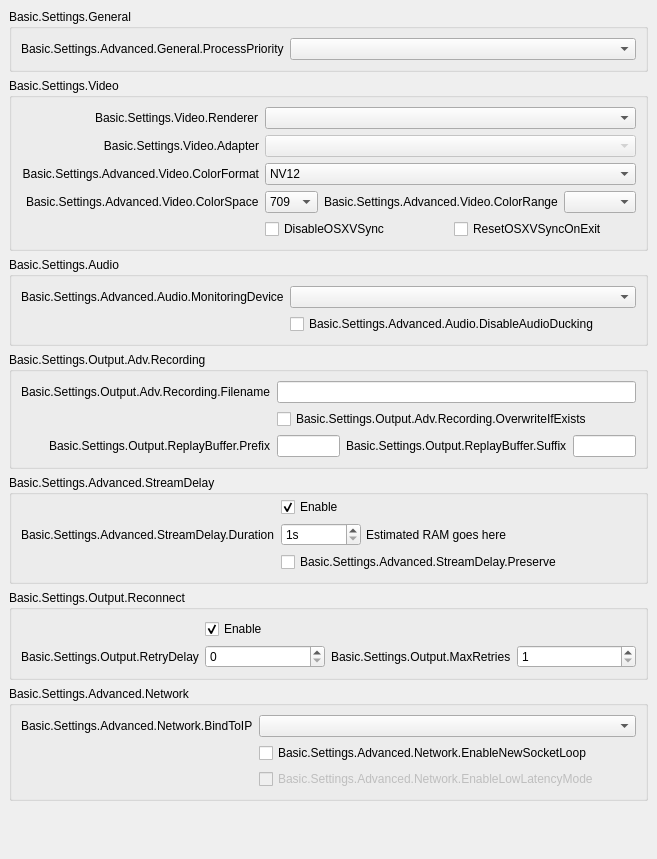
           <widget class="QWidget" name="scrollAreaWidgetContents">
            <property name="geometry">
             <rect>
              <x>0</x>
              <y>0</y>
              <width>657</width>
              <height>748</height>
             </rect>
            </property>
            <layout class="QVBoxLayout" name="verticalLayout_16">
             <property name="leftMargin">
              <number>0</number>
             </property>
             <property name="topMargin">
              <number>0</number>
             </property>
             <property name="rightMargin">
              <number>0</number>
             </property>
             <property name="bottomMargin">
              <number>9</number>
             </property>
             <item alignment="Qt::AlignTop">
              <widget class="QWidget" name="widget_11" native="true">
               <layout class="QVBoxLayout" name="verticalLayout_17">
                <item>
                 <widget class="QGroupBox" name="advancedGeneralGroupBox">
                  <property name="title">
                   <string>Basic.Settings.General</string>
                  </property>
                  <layout class="QFormLayout" name="formLayout_22">
                   <property name="fieldGrowthPolicy">
                    <enum>QFormLayout::AllNonFixedFieldsGrow</enum>
                   </property>
                   <item row="0" column="0">
                    <widget class="QLabel" name="processPriorityLabel">
                     <property name="text">
                      <string>Basic.Settings.Advanced.General.ProcessPriority</string>
                     </property>
                     <property name="buddy">
                      <cstring>processPriority</cstring>
                     </property>
                    </widget>
                   </item>
                   <item row="0" column="1">
                    <widget class="QComboBox" name="processPriority"/>
                   </item>
                  </layout>
                 </widget>
                </item>
                <item>
                 <widget class="QGroupBox" name="advancedVideoContainer">
                  <property name="title">
                   <string>Basic.Settings.Video</string>
                  </property>
                  <layout class="QFormLayout" name="formLayout_14">
                   <property name="fieldGrowthPolicy">
                    <enum>QFormLayout::AllNonFixedFieldsGrow</enum>
                   </property>
                   <property name="labelAlignment">
                    <set>Qt::AlignRight|Qt::AlignTrailing|Qt::AlignVCenter</set>
                   </property>
                   <item row="0" column="0">
                    <widget class="QLabel" name="rendererLabel">
                     <property name="text">
                      <string>Basic.Settings.Video.Renderer</string>
                     </property>
                     <property name="buddy">
                      <cstring>renderer</cstring>
                     </property>
                    </widget>
                   </item>
                   <item row="0" column="1">
                    <widget class="QComboBox" name="renderer">
                     <property name="currentText">
                      <string notr="true"/>
                     </property>
                    </widget>
                   </item>
                   <item row="1" column="0">
                    <widget class="QLabel" name="adapterLabel">
                     <property name="text">
                      <string>Basic.Settings.Video.Adapter</string>
                     </property>
                     <property name="alignment">
                      <set>Qt::AlignRight|Qt::AlignTrailing|Qt::AlignVCenter</set>
                     </property>
                     <property name="buddy">
                      <cstring>adapter</cstring>
                     </property>
                    </widget>
                   </item>
                   <item row="1" column="1">
                    <widget class="QComboBox" name="adapter">
                     <property name="enabled">
                      <bool>false</bool>
                     </property>
                     <property name="currentText">
                      <string notr="true"/>
                     </property>
                    </widget>
                   </item>
                   <item row="2" column="0">
                    <widget class="QLabel" name="label_30">
                     <property name="minimumSize">
                      <size>
                       <width>0</width>
                       <height>0</height>
                      </size>
                     </property>
                     <property name="text">
                      <string>Basic.Settings.Advanced.Video.ColorFormat</string>
                     </property>
                     <property name="alignment">
                      <set>Qt::AlignRight|Qt::AlignTrailing|Qt::AlignVCenter</set>
                     </property>
                     <property name="buddy">
                      <cstring>colorFormat</cstring>
                     </property>
                    </widget>
                   </item>
                   <item row="2" column="1">
                    <widget class="QComboBox" name="colorFormat">
                     <item>
                      <property name="text">
                       <string notr="true">NV12</string>
                      </property>
                     </item>
                     <item>
                      <property name="text">
                       <string notr="true">I420</string>
                      </property>
                     </item>
                     <item>
                      <property name="text">
                       <string>I444</string>
                      </property>
                     </item>
                     <item>
                      <property name="text">
                       <string notr="true">RGB</string>
                      </property>
                     </item>
                    </widget>
                   </item>
                   <item row="4" column="1">
                    <layout class="QHBoxLayout" name="horizontalLayout_18">
                     <property name="leftMargin">
                      <number>0</number>
                     </property>
                     <property name="topMargin">
                      <number>0</number>
                     </property>
                     <property name="rightMargin">
                      <number>0</number>
                     </property>
                     <property name="bottomMargin">
                      <number>0</number>
                     </property>
                     <item>
                      <widget class="QCheckBox" name="disableOSXVSync">
                       <property name="text">
                        <string>DisableOSXVSync</string>
                       </property>
                      </widget>
                     </item>
                     <item>
                      <widget class="QCheckBox" name="resetOSXVSync">
                       <property name="text">
                        <string>ResetOSXVSyncOnExit</string>
                       </property>
                      </widget>
                     </item>
                    </layout>
                   </item>
                   <item row="3" column="1">
                    <layout class="QHBoxLayout" name="horizontalLayout_20">
                     <property name="leftMargin">
                      <number>0</number>
                     </property>
                     <property name="topMargin">
                      <number>0</number>
                     </property>
                     <property name="rightMargin">
                      <number>0</number>
                     </property>
                     <property name="bottomMargin">
                      <number>0</number>
                     </property>
                     <item>
                      <widget class="QComboBox" name="colorSpace">
                       <item>
                        <property name="text">
                         <string notr="true">709</string>
                        </property>
                       </item>
                       <item>
                        <property name="text">
                         <string notr="true">601</string>
                        </property>
                       </item>
                      </widget>
                     </item>
                     <item>
                      <widget class="QLabel" name="label_34">
                       <property name="sizePolicy">
                        <sizepolicy hsizetype="Maximum" vsizetype="Preferred">
                         <horstretch>0</horstretch>
                         <verstretch>0</verstretch>
                        </sizepolicy>
                       </property>
                       <property name="text">
                        <string>Basic.Settings.Advanced.Video.ColorRange</string>
                       </property>
                       <property name="buddy">
                        <cstring>colorRange</cstring>
                       </property>
                      </widget>
                     </item>
                     <item>
                      <widget class="QComboBox" name="colorRange"/>
                     </item>
                    </layout>
                   </item>
                   <item row="3" column="0">
                    <widget class="QLabel" name="label_33">
                     <property name="text">
                      <string>Basic.Settings.Advanced.Video.ColorSpace</string>
                     </property>
                     <property name="buddy">
                      <cstring>colorSpace</cstring>
                     </property>
                    </widget>
                   </item>
                  </layout>
                 </widget>
                </item>
                <item>
                 <widget class="QGroupBox" name="advAudioGroupBox">
                  <property name="title">
                   <string>Basic.Settings.Audio</string>
                  </property>
                  <layout class="QFormLayout" name="formLayout_27">
                   <property name="fieldGrowthPolicy">
                    <enum>QFormLayout::AllNonFixedFieldsGrow</enum>
                   </property>
                   <item row="0" column="0">
                    <widget class="QLabel" name="monitoringDeviceLabel">
                     <property name="text">
                      <string>Basic.Settings.Advanced.Audio.MonitoringDevice</string>
                     </property>
                     <property name="buddy">
                      <cstring>monitoringDevice</cstring>
                     </property>
                    </widget>
                   </item>
                   <item row="0" column="1">
                    <widget class="QComboBox" name="monitoringDevice"/>
                   </item>
                   <item row="1" column="1">
                    <widget class="QCheckBox" name="disableAudioDucking">
                     <property name="text">
                      <string>Basic.Settings.Advanced.Audio.DisableAudioDucking</string>
                     </property>
                    </widget>
                   </item>
                  </layout>
                 </widget>
                </item>
                <item>
                 <widget class="QGroupBox" name="groupBox_6">
                  <property name="title">
                   <string>Basic.Settings.Output.Adv.Recording</string>
                  </property>
                  <layout class="QFormLayout" name="formLayout_17">
                   <property name="fieldGrowthPolicy">
                    <enum>QFormLayout::AllNonFixedFieldsGrow</enum>
                   </property>
                   <property name="labelAlignment">
                    <set>Qt::AlignRight|Qt::AlignTrailing|Qt::AlignVCenter</set>
                   </property>
                   <item row="0" column="0">
                    <widget class="QLabel" name="label_7">
                     <property name="text">
                      <string>Basic.Settings.Output.Adv.Recording.Filename</string>
                     </property>
                     <property name="buddy">
                      <cstring>filenameFormatting</cstring>
                     </property>
                    </widget>
                   </item>
                   <item row="0" column="1">
                    <widget class="QLineEdit" name="filenameFormatting"/>
                   </item>
                   <item row="1" column="1">
                    <widget class="QCheckBox" name="overwriteIfExists">
                     <property name="text">
                      <string>Basic.Settings.Output.Adv.Recording.OverwriteIfExists</string>
                     </property>
                    </widget>
                   </item>
                   <item row="2" column="1">
                    <layout class="QHBoxLayout" name="horizontalLayout_14">
                     <property name="leftMargin">
                      <number>0</number>
                     </property>
                     <property name="topMargin">
                      <number>0</number>
                     </property>
                     <property name="rightMargin">
                      <number>0</number>
                     </property>
                     <property name="bottomMargin">
                      <number>0</number>
                     </property>
                     <item>
                      <widget class="QLineEdit" name="simpleRBPrefix"/>
                     </item>
                     <item>
                      <widget class="QLabel" name="label_58">
                       <property name="text">
                        <string>Basic.Settings.Output.ReplayBuffer.Suffix</string>
                       </property>
                       <property name="buddy">
                        <cstring>simpleRBSuffix</cstring>
                       </property>
                      </widget>
                     </item>
                     <item>
                      <widget class="QLineEdit" name="simpleRBSuffix"/>
                     </item>
                    </layout>
                   </item>
                   <item row="2" column="0">
                    <widget class="QLabel" name="label_57">
                     <property name="text">
                      <string>Basic.Settings.Output.ReplayBuffer.Prefix</string>
                     </property>
                     <property name="buddy">
                      <cstring>simpleRBPrefix</cstring>
                     </property>
                    </widget>
                   </item>
                  </layout>
                 </widget>
                </item>
                <item>
                 <widget class="QGroupBox" name="groupBox_5">
                  <property name="title">
                   <string>Basic.Settings.Advanced.StreamDelay</string>
                  </property>
                  <layout class="QFormLayout" name="formLayout_18">
                   <property name="fieldGrowthPolicy">
                    <enum>QFormLayout::AllNonFixedFieldsGrow</enum>
                   </property>
                   <property name="topMargin">
                    <number>2</number>
                   </property>
                   <item row="1" column="0">
                    <widget class="QLabel" name="label_56">
                     <property name="text">
                      <string>Basic.Settings.Advanced.StreamDelay.Duration</string>
                     </property>
                     <property name="buddy">
                      <cstring>streamDelaySec</cstring>
                     </property>
                    </widget>
                   </item>
                   <item row="1" column="1">
                    <widget class="QWidget" name="widget_12" native="true">
                     <property name="enabled">
                      <bool>true</bool>
                     </property>
                     <layout class="QHBoxLayout" name="horizontalLayout_13">
                      <property name="spacing">
                       <number>5</number>
                      </property>
                      <property name="leftMargin">
                       <number>0</number>
                      </property>
                      <property name="topMargin">
                       <number>0</number>
                      </property>
                      <property name="rightMargin">
                       <number>0</number>
                      </property>
                      <property name="bottomMargin">
                       <number>0</number>
                      </property>
                      <item>
                       <widget class="QSpinBox" name="streamDelaySec">
                        <property name="enabled">
                         <bool>true</bool>
                        </property>
                        <property name="sizePolicy">
                         <sizepolicy hsizetype="Maximum" vsizetype="Fixed">
                          <horstretch>0</horstretch>
                          <verstretch>0</verstretch>
                         </sizepolicy>
                        </property>
                        <property name="minimumSize">
                         <size>
                          <width>80</width>
                          <height>0</height>
                         </size>
                        </property>
                        <property name="suffix">
                         <string notr="true">s</string>
                        </property>
                        <property name="minimum">
                         <number>1</number>
                        </property>
                        <property name="maximum">
                         <number>1800</number>
                        </property>
                       </widget>
                      </item>
                      <item>
                       <widget class="QLabel" name="streamDelayInfo">
                        <property name="text">
                         <string notr="true">Estimated RAM goes here</string>
                        </property>
                       </widget>
                      </item>
                     </layout>
                    </widget>
                   </item>
                   <item row="2" column="1">
                    <widget class="QCheckBox" name="streamDelayPreserve">
                     <property name="text">
                      <string>Basic.Settings.Advanced.StreamDelay.Preserve</string>
                     </property>
                    </widget>
                   </item>
                   <item row="0" column="1">
                    <widget class="QCheckBox" name="streamDelayEnable">
                     <property name="text">
                      <string>Enable</string>
                     </property>
                     <property name="checked">
                      <bool>true</bool>
                     </property>
                    </widget>
                   </item>
                  </layout>
                 </widget>
                </item>
                <item>
                 <widget class="QGroupBox" name="groupBox_7">
                  <property name="title">
                   <string>Basic.Settings.Output.Reconnect</string>
                  </property>
                  <layout class="QFormLayout" name="formLayout_19">
                   <property name="fieldGrowthPolicy">
                    <enum>QFormLayout::AllNonFixedFieldsGrow</enum>
                   </property>
                   <item row="0" column="1">
                    <widget class="QCheckBox" name="reconnectEnable">
                     <property name="text">
                      <string>Enable</string>
                     </property>
                     <property name="checked">
                      <bool>true</bool>
                     </property>
                    </widget>
                   </item>
                   <item row="1" column="1">
                    <layout class="QHBoxLayout" name="horizontalLayout_19">
                     <property name="leftMargin">
                      <number>0</number>
                     </property>
                     <property name="topMargin">
                      <number>0</number>
                     </property>
                     <property name="rightMargin">
                      <number>0</number>
                     </property>
                     <property name="bottomMargin">
                      <number>0</number>
                     </property>
                     <item>
                      <widget class="QSpinBox" name="reconnectRetryDelay">
                       <property name="maximum">
                        <number>30</number>
                       </property>
                      </widget>
                     </item>
                     <item>
                      <widget class="QLabel" name="label_22">
                       <property name="sizePolicy">
                        <sizepolicy hsizetype="Maximum" vsizetype="Preferred">
                         <horstretch>0</horstretch>
                         <verstretch>0</verstretch>
                        </sizepolicy>
                       </property>
                       <property name="text">
                        <string>Basic.Settings.Output.MaxRetries</string>
                       </property>
                       <property name="buddy">
                        <cstring>reconnectMaxRetries</cstring>
                       </property>
                      </widget>
                     </item>
                     <item>
                      <widget class="QSpinBox" name="reconnectMaxRetries">
                       <property name="minimum">
                        <number>1</number>
                       </property>
                       <property name="maximum">
                        <number>10000</number>
                       </property>
                      </widget>
                     </item>
                    </layout>
                   </item>
                   <item row="1" column="0">
                    <widget class="QLabel" name="label_17">
                     <property name="text">
                      <string>Basic.Settings.Output.RetryDelay</string>
                     </property>
                     <property name="buddy">
                      <cstring>reconnectRetryDelay</cstring>
                     </property>
                    </widget>
                   </item>
                  </layout>
                 </widget>
                </item>
                <item>
                 <widget class="QGroupBox" name="advNetworkGroupBox">
                  <property name="title">
                   <string>Basic.Settings.Advanced.Network</string>
                  </property>
                  <layout class="QFormLayout" name="formLayout_23">
                   <property name="fieldGrowthPolicy">
                    <enum>QFormLayout::AllNonFixedFieldsGrow</enum>
                   </property>
                   <item row="0" column="1">
                    <widget class="QComboBox" name="bindToIP"/>
                   </item>
                   <item row="0" column="0">
                    <widget class="QLabel" name="label_27">
                     <property name="text">
                      <string>Basic.Settings.Advanced.Network.BindToIP</string>
                     </property>
                     <property name="buddy">
                      <cstring>bindToIP</cstring>
                     </property>
                    </widget>
                   </item>
                   <item row="1" column="1">
                    <widget class="QCheckBox" name="enableNewSocketLoop">
                     <property name="text">
                      <string>Basic.Settings.Advanced.Network.EnableNewSocketLoop</string>
                     </property>
                    </widget>
                   </item>
                   <item row="2" column="1">
                    <widget class="QCheckBox" name="enableLowLatencyMode">
                     <property name="enabled">
                      <bool>false</bool>
                     </property>
                     <property name="text">
                      <string>Basic.Settings.Advanced.Network.EnableLowLatencyMode</string>
                     </property>
                    </widget>
                   </item>
                  </layout>
                 </widget>
                </item>
                <item>
                 <widget class="QLabel" name="advancedMsg">
                  <property name="styleSheet">
                   <string notr="true">color: rgb(255, 0, 4);</string>
                  </property>
                  <property name="text">
                   <string notr="true"/>
                  </property>
                  <property name="wordWrap">
                   <bool>true</bool>
                  </property>
                 </widget>
                </item>
                <item>
                 <widget class="QLabel" name="advancedMsg2">
                  <property name="styleSheet">
                   <string notr="true">color: rgb(255, 0, 4);</string>
                  </property>
                  <property name="text">
                   <string notr="true"/>
                  </property>
                  <property name="wordWrap">
                   <bool>true</bool>
                  </property>
                 </widget>
                </item>
               </layout>
              </widget>
             </item>
            </layout>
           </widget>
